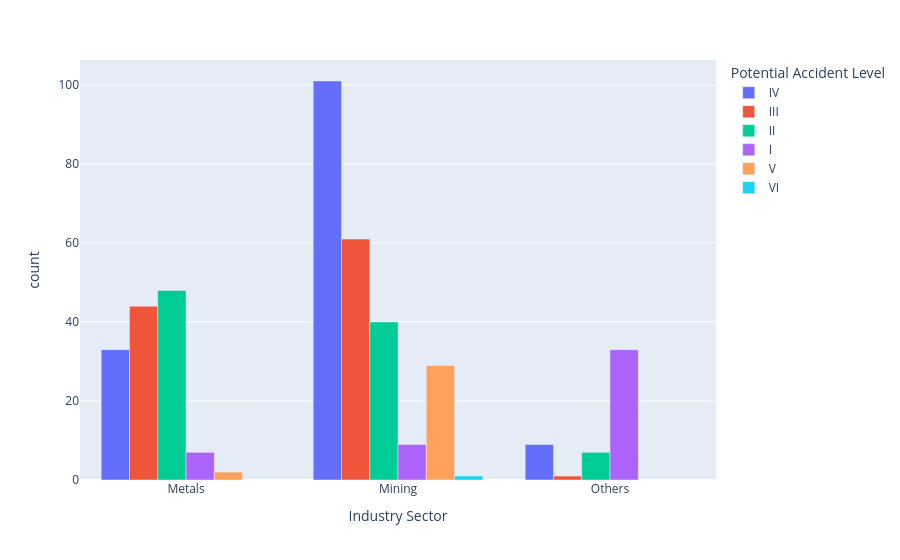

The code cell stored with this chart in its notebook:
### Code cell
data = safety_data.groupby(['Industry Sector','Potential Accident Level']).size().sort_values(ascending=False).reset_index(name='count')
fig = express.bar (data, x='Industry Sector',y='count', color='Potential Accident Level', barmode='group')
fig.update_xaxes(categoryorder='category ascending')
fig.show()

### Figure 1 — Plotly figure (JSON) as saved in the notebook; plotly's stock layout.template omitted (floating-point values rounded to 4 significant figures)
{"data": [{"alignmentgroup": "True", "hovertemplate": "Potential Accident Level=IV<br>Industry Sector=%{x}<br>count=%{y}<extra></extra>", "legendgroup": "IV", "marker": {"color": "#636efa", "pattern": {"shape": ""}}, "name": "IV", "offsetgroup": "IV", "orientation": "v", "showlegend": true, "textposition": "auto", "type": "bar", "x": ["Mining", "Metals", "Others"], "xaxis": "x", "y": [101, 33, 9], "yaxis": "y"}, {"alignmentgroup": "True", "hovertemplate": "Potential Accident Level=III<br>Industry Sector=%{x}<br>count=%{y}<extra></extra>", "legendgroup": "III", "marker": {"color": "#EF553B", "pattern": {"shape": ""}}, "name": "III", "offsetgroup": "III", "orientation": "v", "showlegend": true, "textposition": "auto", "type": "bar", "x": ["Mining", "Metals", "Others"], "xaxis": "x", "y": [61, 44, 1], "yaxis": "y"}, {"alignmentgroup": "True", "hovertemplate": "Potential Accident Level=II<br>Industry Sector=%{x}<br>count=%{y}<extra></extra>", "legendgroup": "II", "marker": {"color": "#00cc96", "pattern": {"shape": ""}}, "name": "II", "offsetgroup": "II", "orientation": "v", "showlegend": true, "textposition": "auto", "type": "bar", "x": ["Metals", "Mining", "Others"], "xaxis": "x", "y": [48, 40, 7], "yaxis": "y"}, {"alignmentgroup": "True", "hovertemplate": "Potential Accident Level=I<br>Industry Sector=%{x}<br>count=%{y}<extra></extra>", "legendgroup": "I", "marker": {"color": "#ab63fa", "pattern": {"shape": ""}}, "name": "I", "offsetgroup": "I", "orientation": "v", "showlegend": true, "textposition": "auto", "type": "bar", "x": ["Others", "Mining", "Metals"], "xaxis": "x", "y": [33, 9, 7], "yaxis": "y"}, {"alignmentgroup": "True", "hovertemplate": "Potential Accident Level=V<br>Industry Sector=%{x}<br>count=%{y}<extra></extra>", "legendgroup": "V", "marker": {"color": "#FFA15A", "pattern": {"shape": ""}}, "name": "V", "offsetgroup": "V", "orientation": "v", "showlegend": true, "textposition": "auto", "type": "bar", "x": ["Mining", "Metals"], "xaxis": "x", "y": [29, 2], "yaxis": "y"}, {"alignmentgroup": "True", "hovertemplate": "Potential Accident Level=VI<br>Industry Sector=%{x}<br>count=%{y}<extra></extra>", "legendgroup": "VI", "marker": {"color": "#19d3f3", "pattern": {"shape": ""}}, "name": "VI", "offsetgroup": "VI", "orientation": "v", "showlegend": true, "textposition": "auto", "type": "bar", "x": ["Mining"], "xaxis": "x", "y": [1], "yaxis": "y"}], "layout": {"barmode": "group", "legend": {"title": {"text": "Potential Accident Level"}, "tracegroupgap": 0}, "margin": {"t": 60}, "xaxis": {"anchor": "y", "categoryorder": "category ascending", "domain": [0, 1], "title": {"text": "Industry Sector"}}, "yaxis": {"anchor": "x", "domain": [0, 1], "title": {"text": "count"}}}}
